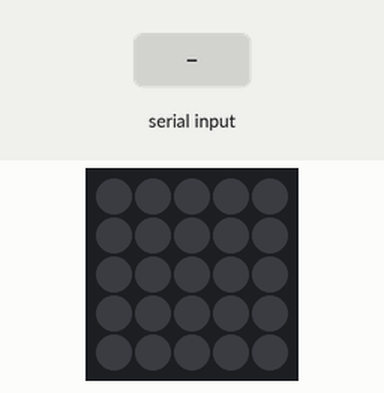
Simulated run of this sketch. Board: ESP32. Shown: 5×5 RGB LED matrix (first LED top left, wired row by row). The inputs (shaded band) are chosen by the test bench. Dim RGB values are drawn brighter than linear.

Above: at 1.2 s.
1.3 s: "MODE FLOW\n" received over Serial
At 1.47 s:
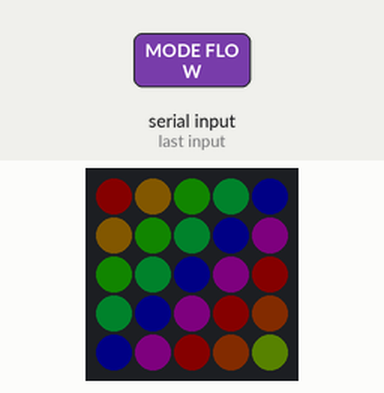
3.7 s: "BRIGHT 90\n" received over Serial
At 3.89 s:
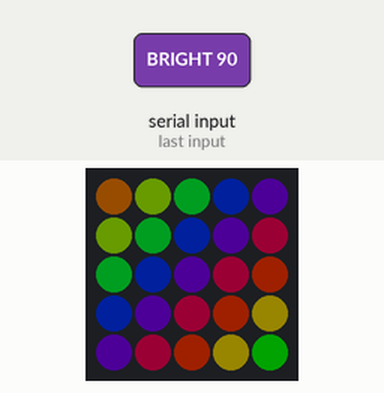
6.7 s: "ALL 90\n" received over Serial
At 7.2 s:
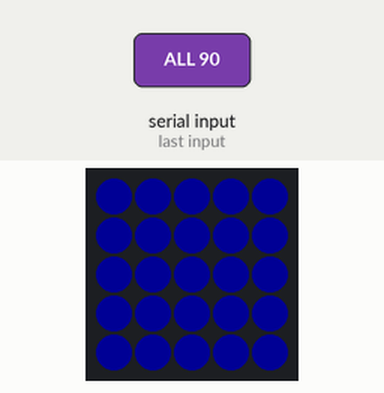
8.2 s: "CLEAR\n" received over Serial
At 9.4 s:
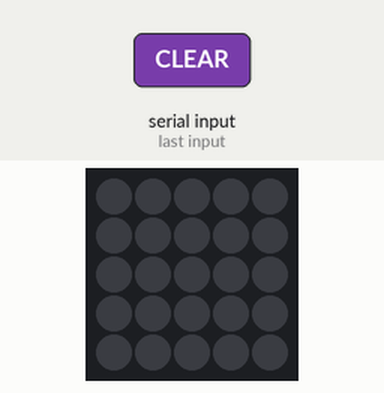
Timing chart, 0 to 10.7 s (numbered marks = the images above; inputs shaded):
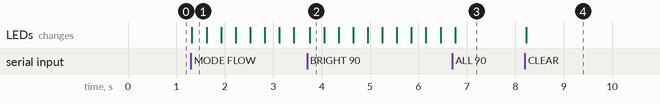

The sketch:

M5Stack.ino
```cpp
// ================== M5Stack.ino ==================
// M5Stack Atom Matrix (5x5 RGB LED) 串口控制固件
// 配合 tests/utils/M5Stack/test_m5stack.cpp 使用 (115200, 8N1)
//
// 协议 (ASCII, 每行以 \n 结尾):
//   PIX <rrggbb> <rrggbb> ... (25 个, 行优先索引 0..24)  — 静态: 设置 25 个像素
//   ALL <rrggbb>                                         — 静态: 全部同色
//   MODE ALL <rrggbb>                                    — 静态: 25 个全亮 (状态灯)
//   MODE BREATH <rrggbb>                                 — 动画: 25 颗全亮呼吸灯 (正弦亮度, 最低约 1/4)
//   MODE FLOW                                            — 动画: 45° 斜向彩色流转 (每条反对角线一个色相)
//   CLEAR                                                — 熄灭 (退出动画)
//   BRIGHT <0-100>                                       — 全局亮度 (库内部钳制上限 100, 建议 <=60)
//
// 依赖: M5Atom 库 (Arduino IDE 库管理器搜索 "M5Atom"; 需包含 issue #5 修复的当前版本)
// 烧录: 选择 M5Atom 开发板, 115200 上传
// API 核实详见 plan/m5stack_atom_matrix.md

#include "M5Atom.h"

#define NUM_LEDS 25

uint32_t g_pixels[NUM_LEDS];        // 0xRRGGBB 存储 (静态模式), 发送时显式拆分为 CRGB
uint8_t  g_mode = 0;                // 0 = 静态, 1 = 十字呼吸动画, 2 = 横向彩流动画
uint32_t g_breath_color = 0x00FF00;
uint16_t g_phase = 0;               // 动画相位 (度)

// 十字 = 中心行 (10..14) + 中心列 (2,7,17,22), 共 9 颗 (亮度相同)
// 配色: 外臂+中心 (2,10,12,14,22) = 白色; 内 3x3 小十字 (7,11,13,17) = 呼吸色
const uint8_t CROSS_IDX[9] = {2, 7, 10, 11, 12, 13, 14, 17, 22};

bool isCross(uint8_t i) {
    for (uint8_t j = 0; j < 9; j++) if (CROSS_IDX[j] == i) return true;
    return false;
}

bool isWhitePx(uint8_t i) {
    return (i == 2 || i == 10 || i == 12 || i == 14 || i == 22);
}

void applyPixels() {
    for (int i = 0; i < NUM_LEDS; i++) {
        uint32_t c = g_pixels[i];
        // 显式 CRGB(r,g,b) 构造 (库为 FastLED GRB 模板, 传 0xRRGGBB 整数有历史 R/G 互换坑)
        M5.dis.drawpix(i, CRGB((c >> 16) & 0xFF, (c >> 8) & 0xFF, c & 0xFF));
    }
}

uint32_t parseHex(const String& tok) {
    uint32_t v = 0;
    for (unsigned int i = 0; i < tok.length() && i < 6; i++) {
        char c = tok[i];
        v <<= 4;
        if (c >= '0' && c <= '9') v |= c - '0';
        else if (c >= 'a' && c <= 'f') v |= c - 'a' + 10;
        else if (c >= 'A' && c <= 'F') v |= c - 'A' + 10;
    }
    return v;
}

void handleLine(const String& line) {
    String cmd = line;
    cmd.trim();
    if (cmd.startsWith("MODE ALL ")) {
        String tok = cmd.substring(9);
        tok.trim();
        g_mode = 0;
        uint32_t c = parseHex(tok);
        for (int i = 0; i < NUM_LEDS; i++) g_pixels[i] = c;
        applyPixels();
    } else if (cmd.startsWith("MODE BREATH ")) {
        String tok = cmd.substring(12);
        tok.trim();
        g_mode = 1;
        g_breath_color = parseHex(tok);
        g_phase = 0;
    } else if (cmd == "MODE FLOW") {
        g_mode = 2;
        g_phase = 0;
    } else if (cmd == "CLEAR") {
        g_mode = 0;
        for (int i = 0; i < NUM_LEDS; i++) g_pixels[i] = 0;
        applyPixels();
    } else if (cmd.startsWith("PIX ")) {
        g_mode = 0;   // 退出动画模式 (BREATH/FLOW 循环会每帧覆盖静态像素)
        String payload = cmd.substring(4);
        int idx = 0;
        int pos = 0;
        while (idx < NUM_LEDS) {
            int sp = payload.indexOf(' ', pos);
            String tok = (sp < 0) ? payload.substring(pos) : payload.substring(pos, sp);
            tok.trim();
            if (tok.length() >= 6) g_pixels[idx] = parseHex(tok);
            idx++;
            if (sp < 0) break;
            pos = sp + 1;
        }
        applyPixels();
    } else if (cmd.startsWith("ALL ")) {
        String tok = cmd.substring(4);
        tok.trim();
        g_mode = 0;
        uint32_t c = parseHex(tok);
        for (int i = 0; i < NUM_LEDS; i++) g_pixels[i] = c;
        applyPixels();
    } else if (cmd.startsWith("BRIGHT ")) {
        int b = cmd.substring(7).toInt();
        if (b < 0) b = 0;
        if (b > 100) b = 100;   // 库内部钳制上限 100 (FastLED 40); 文档建议 <=60
        M5.dis.setBrightness(b);
        applyPixels();
    }
}

String g_line = "";

void setup() {
    M5.begin(true, false, true);   // Serial 开启, I2C/外部显示关闭
    M5.dis.setBrightness(20);
    applyPixels();                 // 上电熄灭
}

void loop() {
    while (Serial.available()) {
        char c = (char)Serial.read();
        if (c == '\n' || c == '\r') {
            if (g_line.length() > 0) handleLine(g_line);
            g_line = "";
        } else if (g_line.length() < 256) {
            g_line += c;
        }
    }
    if (g_mode == 1) {
        // 全矩阵呼吸动画: 25 颗同色, 正弦波动最低约 1/4 (63.75..255)
        g_phase = (g_phase + 6) % 360;
        uint8_t b = (uint8_t)(159.375 + 95.625 * sin(g_phase * PI / 180.0));
        uint32_t col = g_breath_color;
        uint8_t r = (uint8_t)((uint16_t)((col >> 16) & 0xFF) * b / 255);
        uint8_t g = (uint8_t)((uint16_t)((col >> 8) & 0xFF) * b / 255);
        uint8_t bl = (uint8_t)((uint16_t)(col & 0xFF) * b / 255);
        for (int i = 0; i < NUM_LEDS; i++) M5.dis.drawpix(i, CRGB(r, g, bl));
        delay(25);
    } else if (g_mode == 2) {
        // 45° 斜向彩色流转: 每条反对角线 (x+y 相同) 一个色相, 9 条线 × 40°
        g_phase = (g_phase + 8) % 360;
        for (int y = 0; y < 5; y++) {
            for (int x = 0; x < 5; x++) {
                uint16_t hue = (g_phase + (x + y) * 40) % 360;
                M5.dis.drawpix(x + y * 5, CRGB(CHSV(hue, 255, 255)));   // FastLED HSV→RGB
            }
        }
        delay(30);
    } else {
        delay(1);
    }
}
```

Measured:
- after the input at 1.3 s, the LEDs: change at once (image 1)
- after the input at 3.7 s, the LEDs: change after 0.05 s (image 2)
- after the input at 6.7 s, the LEDs: change after 0.06 s (image 3)
- after the input at 8.2 s, the LEDs: change at once (image 4)
